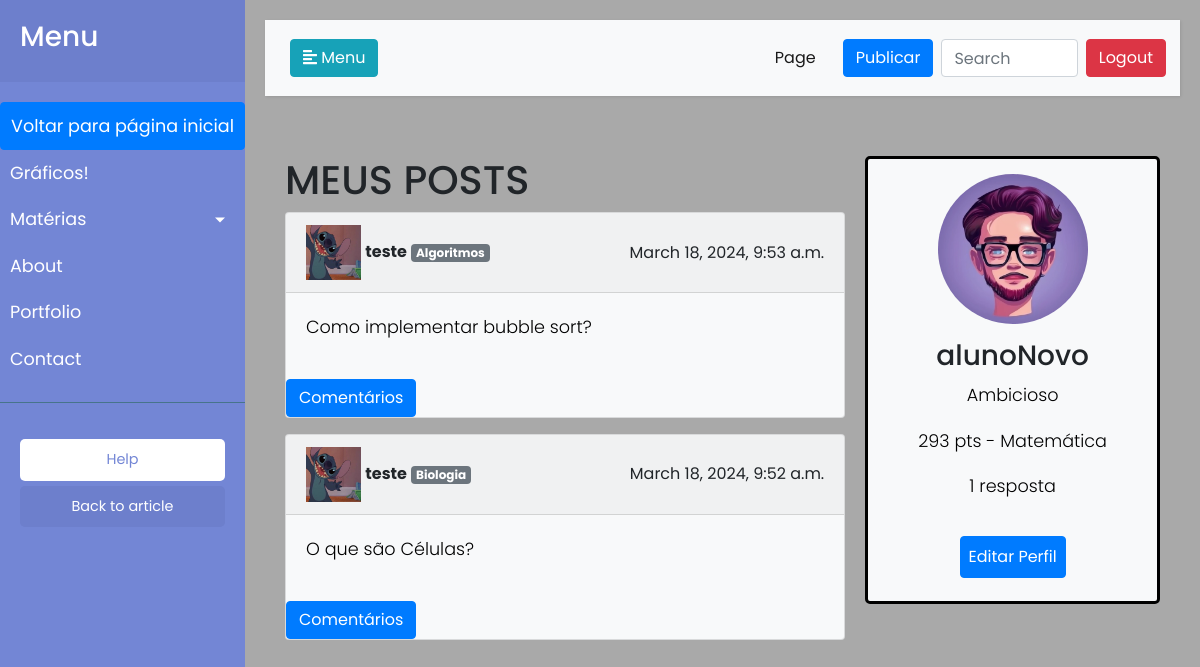
The page /auth/perfil/1/ (signed in) on the database its author committed.
### usuarios/models.py (models this page shows, shortened)
class Post(models.Model):
    author = models.ForeignKey(User, on_delete=models.CASCADE, related_name='posts')
    content = models.TextField()
    date = models.DateTimeField(default=timezone.now)
    disciplinas = models.ManyToManyField(Disciplina, related_name='posts')

class Pessoa(models.Model):
    user = models.OneToOneField(User, on_delete=models.CASCADE)
    foto_perfil = models.ImageField(upload_to='perfil/', default='usuarios/static/ppic.png')
    qualificacao = models.CharField(max_length=50)
    semestre = models.IntegerField(null=True, blank=True)
    email = models.EmailField(max_length=254, blank=True, null=True)  # Adicione esta linha para o e-mail

class Disciplina(models.Model):
    nome = models.CharField(max_length=100)

### usuarios/views.py (the view)
# urls.py: path('perfil/<int:user_id>/', views.perfil, name='perfil'),
@login_required(login_url="/auth/login/")
def perfil(request, user_id):
    usuario = get_object_or_404(User, pk=user_id)
    posts_do_usuario = Post.objects.filter(author=usuario).order_by('-date')
    pesquisa = request.GET.get('pesquisa', '')
    disciplinas = Disciplina.objects.all()
    if pesquisa:
        posts_do_usuario = posts_do_usuario.filter(content__icontains=pesquisa)
    context = {
        'posts': posts_do_usuario,  # Use as postagens do usuário
        'disciplinas': disciplinas,
        'usuario': usuario  # Renomeei para evitar confusão com request.user
    }
    return render(request, 'meu_perfil.html', context)

### usuarios/templates/meu_perfil.html (shortened to what this page needs)
{% load static %}
<!DOCTYPE html>
<html>
<head>
<link rel="stylesheet" href="https://stackpath.bootstrapcdn.com/bootstrap/4.1.0/css/bootstrap.min.css" >
<link rel='stylesheet' href='https://stackpath.bootstrapcdn.com/bootstrap/4.1.0/css/bootstrap.min.css'>
</head>
<body>
    <div class="wrapper">
        <nav id="sidebar">
            <div class="sidebar-header">
                <h3>Menu</h3>
            </div>
            <ul class="list-unstyled components">
                <li class="active">
                <li>
                    {% if user %}
                       <a href="{% url 'auth:feed2'%}" class="btn btn-primary">Voltar para página inicial</a>
                    {% endif %}
                </li>
                <li>
                    <a href="{% url 'auth:feed2'%}">Gráficos!</a>
                </li>
                <li>
                    <a href="#disciplinasSubmenu" data-toggle="collapse" aria-expanded="false" class="dropdown-toggle">Matérias</a>
                </li>
                <li>
                    <a href="#">About</a>
                </li>
                <li>
                    <a href="#">Portfolio</a>
                </li>
                <li>
                    <a href="#">Contact</a>
                </li>
            </ul>
            <ul class="list-unstyled CTAs">
                <li>
                    <a href="#" class="download">Help</a>
                </li>
                <li>
                    <a href="#" class="article">Back to article</a>
                </li>
            </ul>
        </nav>
    <div id="content">
        <nav class="navbar navbar-expand-lg navbar-light bg-light">
            <div class="container-fluid">
                <button type="button" id="sidebarCollapse" class="btn btn-info">
                    <i class="fas fa-align-left"></i>
                    <span>Menu</span>
                </button>
                <div class="collapse navbar-collapse" id="navbarSupportedContent">
                    <ul class="nav navbar-nav ml-auto">
                        <li class="nav-item active">
                            <a class="nav-link" href="#">Page</a>
                        </li>
                    </ul>
                </div>
            </div>
            <form class="d-flex" action="{% url 'feed' %}" method="GET">
                <a href="{% url 'auth:publicate' %}" class="btn btn-primary m-1">Publicar</a>
                <input class="form-control m-1" type="search" placeholder="Search" aria-label="Search" name="pesquisa">
                <a href="/auth/logout" class="btn btn-danger m-1">Logout</a>
            </form>
        </nav>
        <div class="container-flex">
            <div id="posts-section">
                <h1>MEUS POSTS</h1>
                {% for post in posts %}
                <div class="card bg-light mb-3">
                    <div class="card-header d-flex justify-content-between align-items-center">
                        <span>
                            <img src="{% if post.author.pessoa.foto_perfil %}{{ post.author.pessoa.foto_perfil.url }}{% else %}{% static 'usuarios/static/ppic.png' %}{% endif %}" alt="Foto de perfil" width="55px">
                            <strong>{{ post.author }}</strong>
                            {% for disciplina in post.disciplinas.all %}
                                <span class="badge badge-secondary">{{ disciplina.nome }}</span>
                            {% endfor %}
                        </span>
                        <span>{{ post.date }}</span>
                    </div>
                    <div class="card-body">
                        <p class="card-text" style="text-align: justify;">{{ post.content }}</p>
                    </div>
                    <div class="row mt-3">
                        <div class="col">
                            <a href="{% url 'auth:exibir_respostas' post.id %}" class="btn btn-primary">Comentários</a>
                        </div>
                    </div>
                </div>
                {% endfor %}
            </div>
            <div id="profile-section">
                <img src="{{ user.pessoa.foto_perfil.url }}" alt="Foto de perfil" class="profile-pic">
                <div class="profile-info">
                    <h3>{{ user.username }}</h3>
                    <p>Ambicioso</p>
                    <p>293 pts - Matemática</p>
                    <p>1 resposta</p>
                </div>
                <a href="{% url 'auth:editar_perfil' user.id %}" class="btn btn-primary m-2 p-2"> Editar Perfil </a>
            </div>
        </div>
</body>
</html>

### usuarios/templates/meu_perfil.html (style rules this page uses)
body { font-family: 'Poppins', sans-serif; background: #A9A9A9; }
p { font-family: 'Poppins', sans-serif; font-size: 1.1em; font-weight: 300; line-height: 1.7em; color: #000; }
a, a:hover, a:focus { color: inherit; text-decoration: none; transition: all 0.3s; }
.navbar { padding: 15px 10px; background: #fff; border: none; border-radius: 0; margin-bottom: 40px; box-shadow: 1px 1px 3px rgba(0, 0, 0, 0.1); }
.profile-pic { display: block; margin-left: auto; margin-right: auto; }
.wrapper { display: flex; width: 100%; align-items: stretch; justify-content: flex-start; }
#sidebar { width: 250px; background: #7386D5; color: #fff; transition: all 0.3s; }
#sidebar .sidebar-header { padding: 20px; background: #6d7fcc; }
#sidebar ul.components { padding: 20px 0; border-bottom: 1px solid #47748b; }
#sidebar ul li a { padding: 10px; font-size: 1.1em; display: block; }
a[data-toggle="collapse"] { position: relative; }
.dropdown-toggle::after { display: block; position: absolute; top: 50%; right: 20px; transform: translateY(-50%); }
ul.CTAs { padding: 20px; }
ul.CTAs a { text-align: center; font-size: 0.9em !important; display: block; border-radius: 5px; margin-bottom: 5px; }
a.download { background: #fff; color: #7386D5; }
a.article, a.article:hover { background: #6d7fcc !important; color: #fff !important; }
#content { width: 100%; padding: 20px; min-height: 100vh; transition: all 0.3s; }
.container-flex { display: flex; justify-content: center; align-items: flex-start; padding: 20px; }
#posts-section { flex-grow: 2; margin-right: 20px; }
#profile-section { flex-grow: 1; padding: 15px; background-color: #f8f9fa; border: 3px solid #000; border-radius: 5px; display: flex; flex-direction: column; align-items: center; max-width: 300px; }
.profile-pic { border-radius: 50%; width: 150px; height: 150px; object-fit: cover; margin-bottom: 15px; }
.profile-info { text-align: center; margin-bottom: 10px; }

### rows shown on the page
Post: author.foto_perfil (picture), author "teste", date "March 18, 2024, 9:53 a.m.", content "Como implementar bubble sort?"
Disciplina: nome "Algoritmos"
Post: author.foto_perfil (picture), author "teste", date "March 18, 2024, 9:52 a.m.", content "O que são Células?"
Disciplina: nome "Biologia"

### other values the page prints
{{ user.username }} "alunoNovo"
